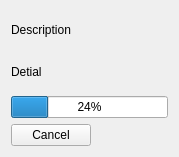
<ui version="4.0" >
 <class>CMyPropertyPage7</class>
 <widget class="QWidget" name="CMyPropertyPage7" >
  <property name="geometry" >
   <rect>
    <x>0</x>
    <y>0</y>
    <width>179</width>
    <height>157</height>
   </rect>
  </property>
  <property name="windowTitle" >
   <string>Scan Progress</string>
  </property>
  <layout class="QGridLayout" name="gridLayout" >
   <item row="0" column="0" >
    <widget class="QLabel" name="descriptionLA" >
     <property name="text" >
      <string>Description</string>
     </property>
    </widget>
   </item>
   <item row="1" column="0" >
    <widget class="QLabel" name="detailLA" >
     <property name="text" >
      <string>Detial</string>
     </property>
    </widget>
   </item>
   <item row="2" column="0" >
    <widget class="QProgressBar" name="progressPB" >
     <property name="value" >
      <number>24</number>
     </property>
    </widget>
   </item>
   <item row="3" column="0" >
    <layout class="QHBoxLayout" name="horizontalLayout" >
     <item>
      <widget class="QPushButton" name="cancelPB" >
       <property name="text" >
        <string>Cancel</string>
       </property>
       <property name="shortcut" >
        <string>Esc</string>
       </property>
      </widget>
     </item>
     <item>
      <spacer name="horizontalSpacer" >
       <property name="orientation" >
        <enum>Qt::Horizontal</enum>
       </property>
       <property name="sizeHint" stdset="0" >
        <size>
         <width>48</width>
         <height>18</height>
        </size>
       </property>
      </spacer>
     </item>
    </layout>
   </item>
  </layout>
 </widget>
 <resources/>
 <connections/>
</ui>
